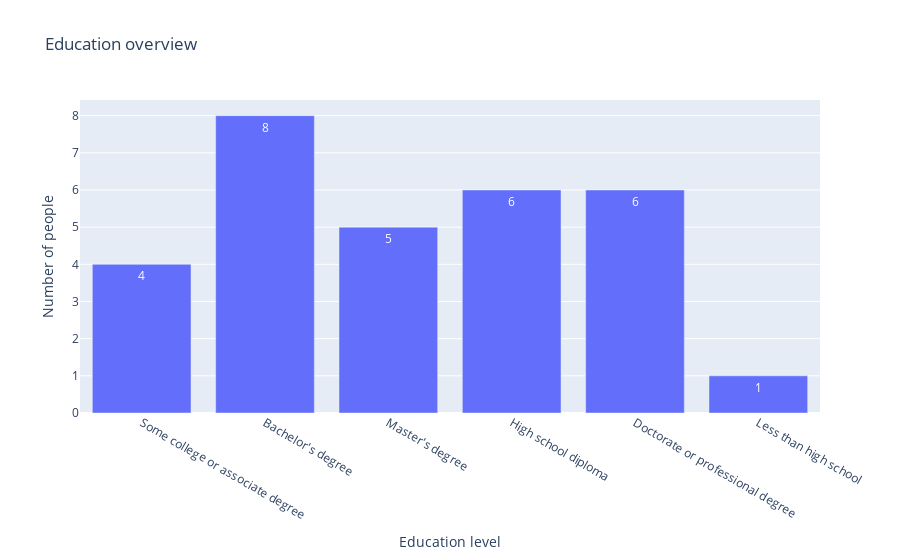

The cell this chart's notebook holds for it:
### Code cell
# Education level bar chart
fig = px.bar(
    DF_Education,
    x = 'Education level',
    y = 'Number of people',
    text_auto = True,
    title = 'Education overview'
)
fig.show()

### Figure 1 — Plotly figure (JSON) as saved in the notebook; plotly's stock layout.template omitted (floating-point values rounded to 4 significant figures)
{"data": [{"alignmentgroup": "True", "hovertemplate": "Education level=%{x}<br>Number of people=%{y}<extra></extra>", "legendgroup": "", "marker": {"color": "#636efa", "pattern": {"shape": ""}}, "name": "", "offsetgroup": "", "orientation": "v", "showlegend": false, "textposition": "auto", "texttemplate": "%{y}", "type": "bar", "x": ["Some college or associate degree", "Bachelor's degree", "Master's degree", "High school diploma", "Doctorate or professional degree", "Less than high school"], "xaxis": "x", "y": [4, 8, 5, 6, 6, 1], "yaxis": "y"}], "layout": {"barmode": "relative", "legend": {"tracegroupgap": 0}, "title": {"text": "Education overview"}, "xaxis": {"anchor": "y", "domain": [0, 1], "title": {"text": "Education level"}}, "yaxis": {"anchor": "x", "domain": [0, 1], "title": {"text": "Number of people"}}}}
